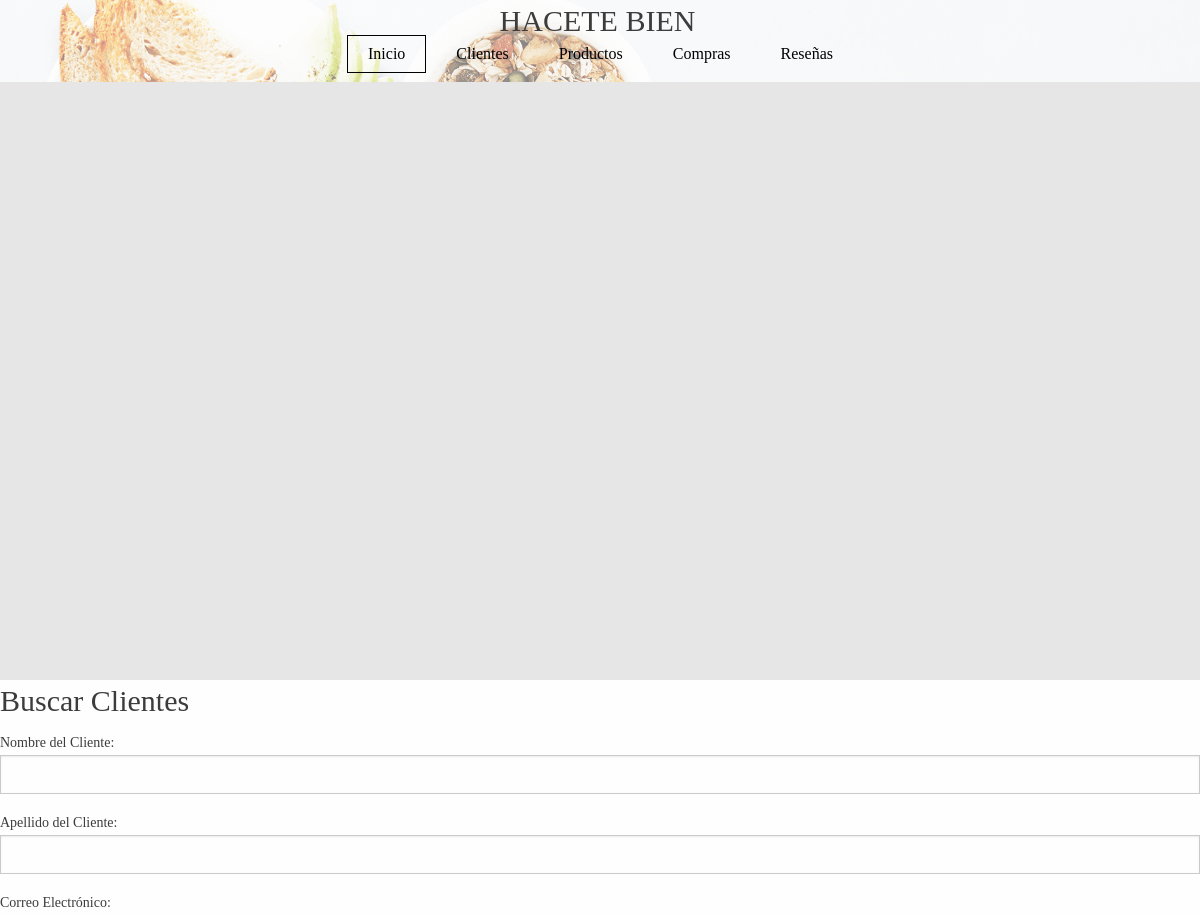
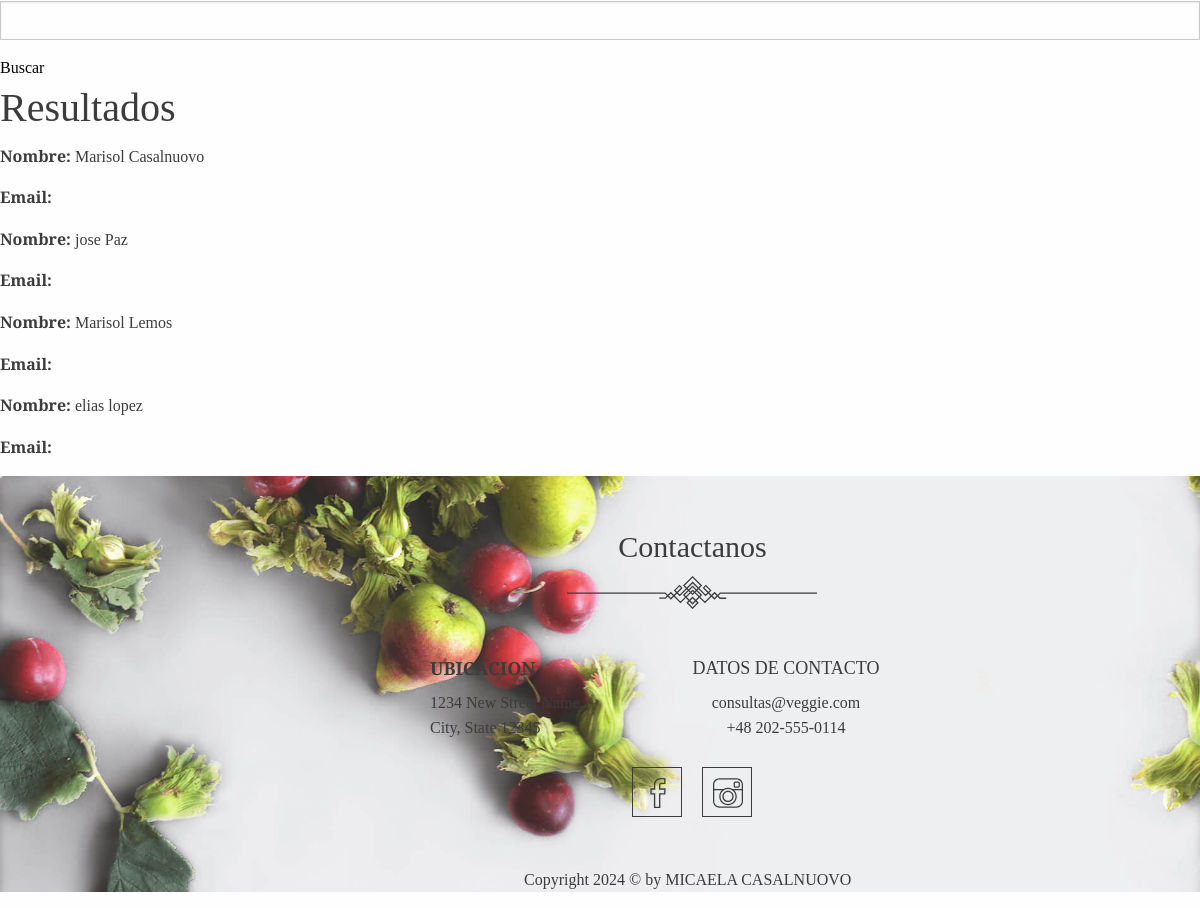
Screenshot of /App/buscar-cliente/ with the database file from the repository (2 pictures, top to bottom).
### App/models.py (models this page shows, shortened)
class ModeloCliente(models.Model):
    nombre = models.CharField(max_length=100)
    apellido = models.CharField(max_length=100)
    dni = models.CharField(max_length=20, unique=True)
    direccion = models.TextField()
    celular = models.CharField(max_length=20)

### App/views.py (the view)
# urls.py: path('buscar-cliente/', views.buscar_cliente, name='buscar_cliente'),
def buscar_cliente(request):
    form = BusquedaClienteForm(request.GET)
    clientes = ModeloCliente.objects.all()
    if form.is_valid():
        nombre = form.cleaned_data.get('nombre')
        apellido = form.cleaned_data.get('apellido')
        email = form.cleaned_data.get('email')
        if nombre:
            clientes = clientes.filter(nombre__icontains=nombre)
        if apellido:
            clientes = clientes.filter(apellido__icontains=apellido)
        if email:
            clientes = clientes.filter(email__icontains=email)
    return render(request, "App/buscar_cliente.html", {'form': form, 'clientes': clientes})

### App/forms.py
class BusquedaClienteForm(forms.Form):
    nombre = forms.CharField(max_length=100, required=False, label="Nombre del Cliente")
    apellido = forms.CharField(max_length=100, required=False, label="Apellido del Cliente")
    email = forms.EmailField(required=False, label="Correo Electrónico")

### App/templates/App/buscar_cliente.html (shortened to what this page needs)
{% extends "App/base.html" %}
{% block main %}
    <h1>Buscar Clientes</h1>
    <form method="GET" action="{% url 'buscar_cliente' %}">
        {{ form.as_p }}
        <button type="submit">Buscar</button>
    </form>
    <h2>Resultados</h2>
    <div class="clientes-lista">
        {% for cliente in clientes %}
            <div class="cliente">
                <p><strong>Nombre:</strong> {{ cliente.nombre }} {{ cliente.apellido }}</p>
                <p><strong>Email:</strong> {{ cliente.email }}</p>
            </div>
        {% empty %}
            <p>No se encontraron clientes.</p>
        {% endfor %}
    </div>
{% endblock %}

### rows the page displays
ModeloCliente: nombre "Marisol", apellido "Casalnuovo"
ModeloCliente: nombre "jose", apellido "Paz"
ModeloCliente: nombre "Marisol", apellido "Lemos"
ModeloCliente: nombre "elias", apellido "lopez"
